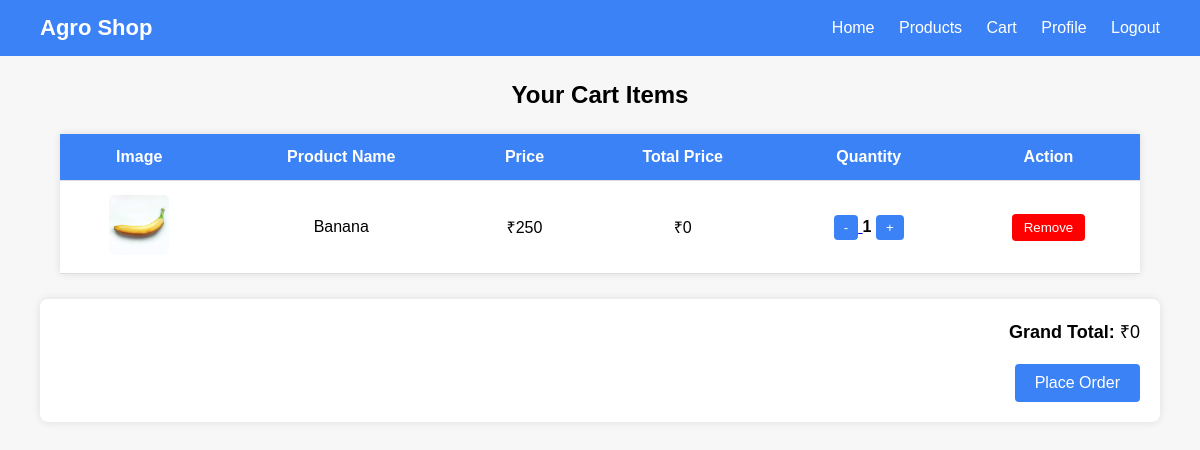
Page /cartview/ (signed in) on the earlier database version.
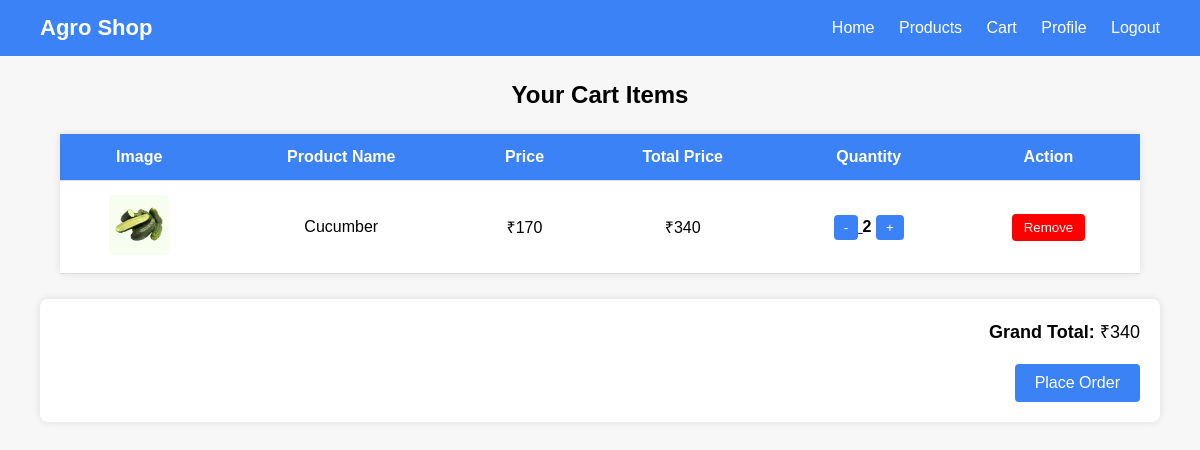
Same page on the later database version.
### app/models.py (models this page shows, shortened)
class Cart(models.Model):
    user_id=models.ForeignKey(Customuser,on_delete=models.CASCADE)
    product_id=models.ForeignKey(Product,on_delete=models.CASCADE)
    price=models.IntegerField(default=0)
    quantity=models.IntegerField(default=1)

class Product(models.Model):
    farmer_id=models.ForeignKey(Customuser,on_delete=models.CASCADE)
    product_name=models.CharField(max_length=100)
    product_category=models.CharField(max_length=100)
    product_image=models.ImageField()
    quantity=models.IntegerField()
    price=models.IntegerField()

### app/views.py (the view)
# urls.py: path('cartview/', views.cartview, name='cartview'),
def cartview(request):
    a = Cart.objects.filter(user_id=request.user.id)
    grand_total = sum(item.price for item in a)
    return render(request, 'cart.html', {'a': a, 'grand_total': grand_total})

### templates/cart.html (shortened to what this page needs)
<!DOCTYPE html>
<html lang="en">
<head>
</head>
<body>
<div class="navbar">
    <h1>Agro Shop</h1>
    <div class="nav-links">
        <a href="{% url 'user' %}">Home</a>
        <a href="{% url 'product' %}">Products</a>
        <a href="{% url 'cartview' %}">Cart</a>
        <a href="{% url 'profile' %}">Profile</a>
        <a href="{% url 'logout' %}">Logout</a>
    </div>
</div>
<h2>Your Cart Items</h2>
<table>
    <tr>
        <th>Image</th>
        <th>Product Name</th>
        <th>Price</th>
        <th>Total Price</th>
        <th>Quantity</th>
        <th>Action</th>
    </tr>
    {% for item in a %}
    <tr>
        <td>
            <img class="img" src="{{ item.product_id.product_image.url }}" alt="">
        </td>
        <td>{{ item.product_id.product_name }}</td>
        <td>₹{{ item.product_id.price }}</td>
        <td>₹{{ item.price }}</td>
        <td>
            <a href="{% url 'update_quantity' item.id %}?action=dec">
                <button class="qty-btn">-</button>
            </a>
            <strong>{{ item.quantity }}</strong>
            <a href="{% url 'update_quantity' item.id %}?action=inc">
                <button class="qty-btn">+</button>
            </a>
        </td>
        <td>
            <a href="{% url 'remove' item.id %}">
                <button class="remove-btn">Remove</button>
            </a>
        </td>
    </tr>
    {% endfor %}
</table>
<div class="total-box">
    <strong>Grand Total: </strong> ₹{{ grand_total }}
    <br><br>
    <a href="{% url 'place_order' %}">
        <button class="qty-btn" style="padding: 10px 20px; font-size: 16px;">
            Place Order
        </button>
    </a>
</div>
</body>
</html>

Differences in the rows shown:
removed Cart: product_id.product_image (picture), product_id.product_name "Banana", product_id.price "250", price "0", quantity "1"
added Cart: product_id.product_image (picture), product_id.product_name "Cucumber", product_id.price "170", price "340", quantity "2"
Other differences:
{{ grand_total }}: "0" → "340"
